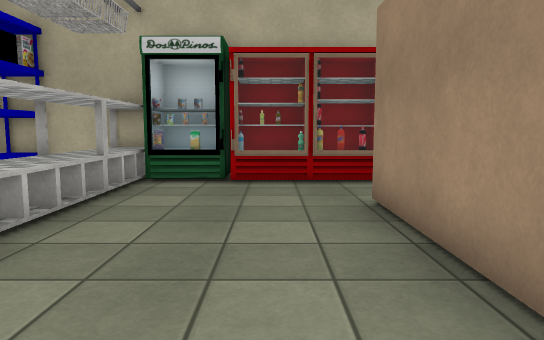
view 1 (above)

12 first-person views from a walk through a Unity game level. The camera is 1.2 m above the floor, tilts 6° down and sees 70° across. The floor is counted in squares, 1 m on a side. Each view is taken from the middle of a square. On the plan, view 1 faces up. The plan holds only what a view shows up to about 15 squares ahead; the rest is blank. The place goes on beyond the plan. Some surface patterns are stand-ins.

view 2
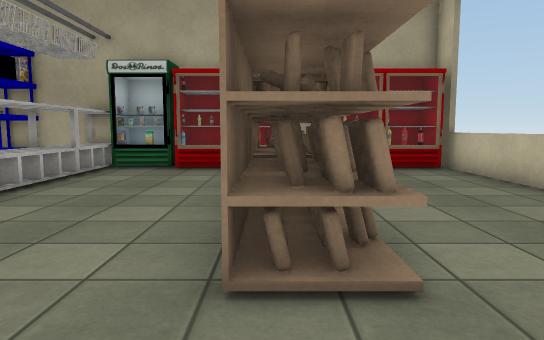

view 3
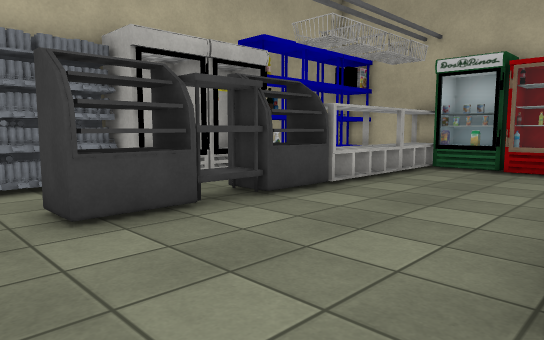

view 4
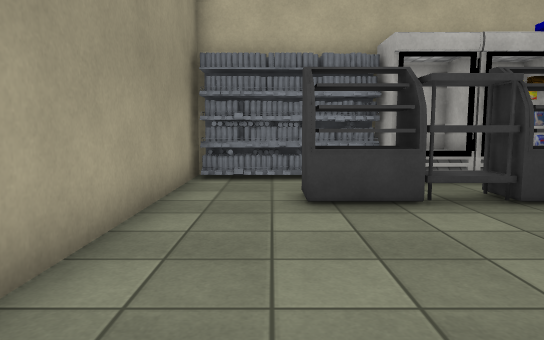

view 5
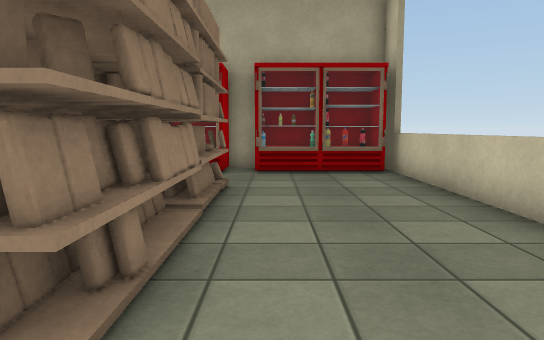

view 6
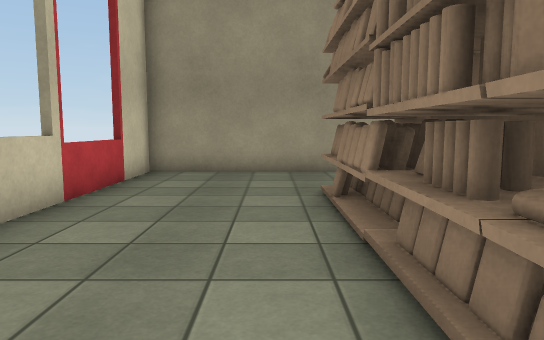

view 7
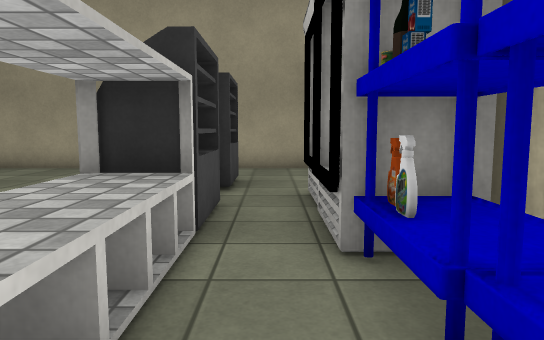

view 8
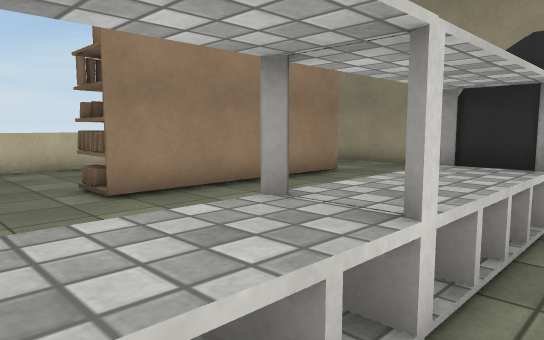

view 9
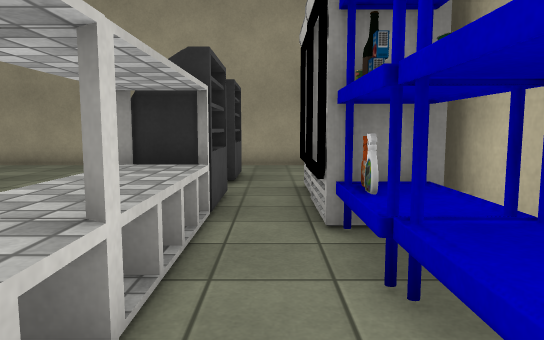

view 10
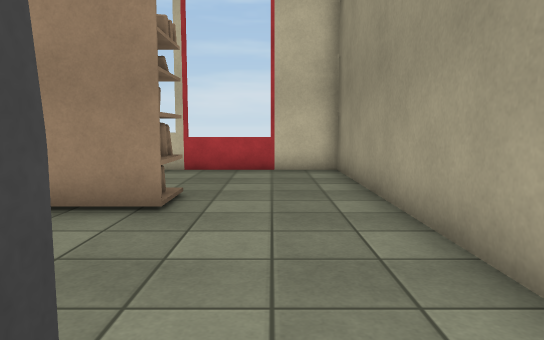

view 11
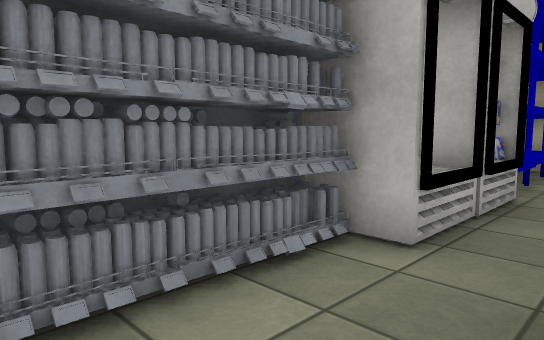

view 12
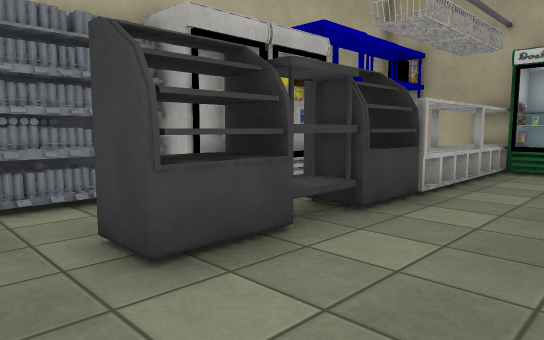

### Floor plan
Key: @ floor where view 1 was taken; # wall or solid block; . floor; = window, fence, low wall or low ledge; ^ raised ledge; O other object.
Columns run from 7 left of view 1 to 8 right of it. Each row starts with its distance up from view 1.
 10 ################
  9 OO.=#=#===#===##
  8 OO.==..........=
  7 OO.^=..........=
  6 OO.==....OO....=
  5 OO.==....OO....=
  4 ##.##....OO....=
  3  ^.##....OO....=
  2 ^^.##....OO....=
  1 #^.OO....OO....#
  0 OO.##..@.OO....=
 -1 OO.##..........=
 -2 OO.............#
 -3 OO.............#
 -4 ################

Positions as (right, up) in squares from view 1, and headings:
1: (0, 0), facing up
2: (2, -3), facing up
3: (2, -3), facing up-left
4: (3, -2), facing left
5: (4, -2), facing up
6: (4, 7), facing down
7: (-5, 8), facing down
8: (-5, 9), facing down-right
9: (-5, 9), facing down
10: (-4, -2), facing right
11: (-4, -3), facing up-left
12: (0, -3), facing up-left
